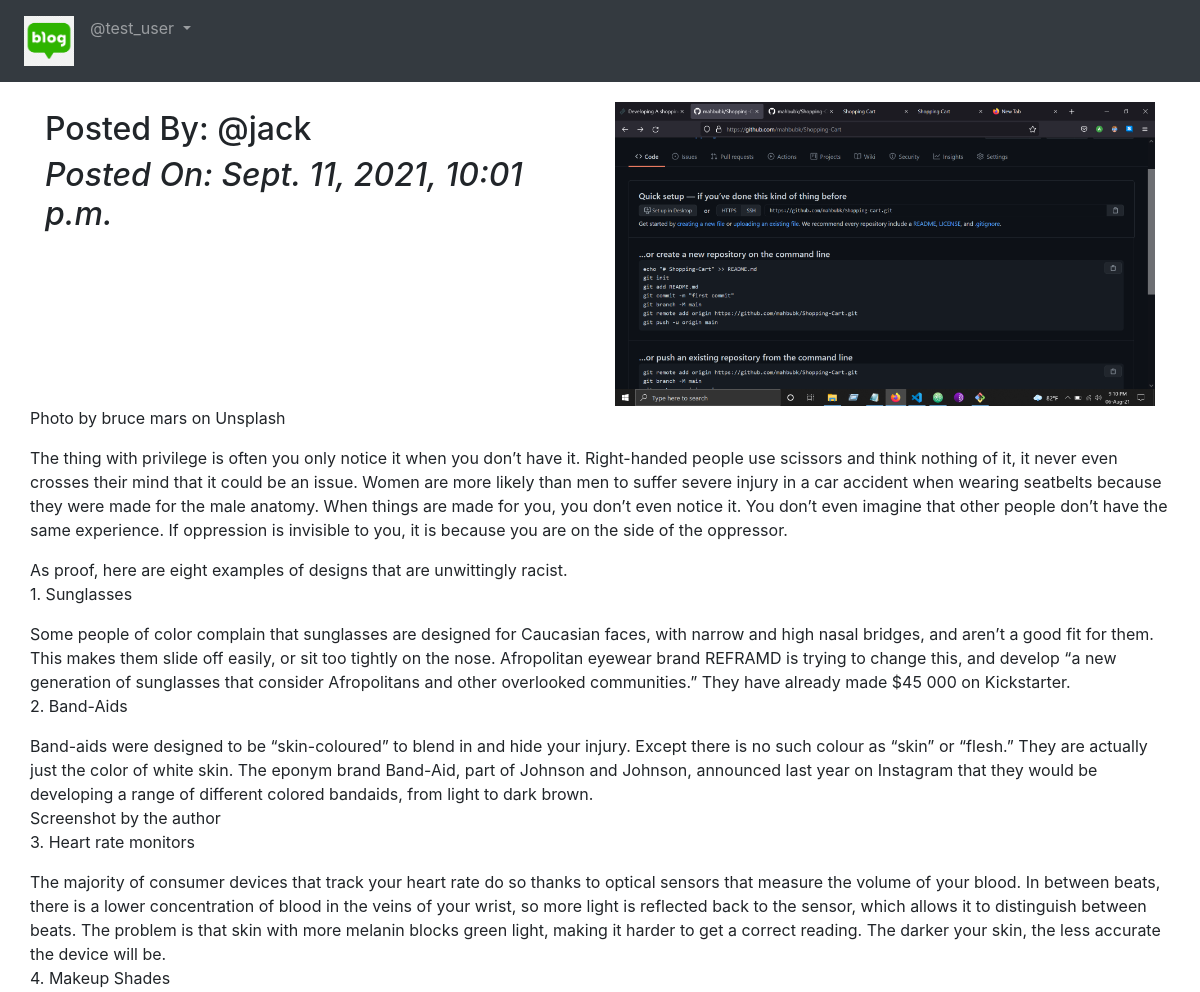
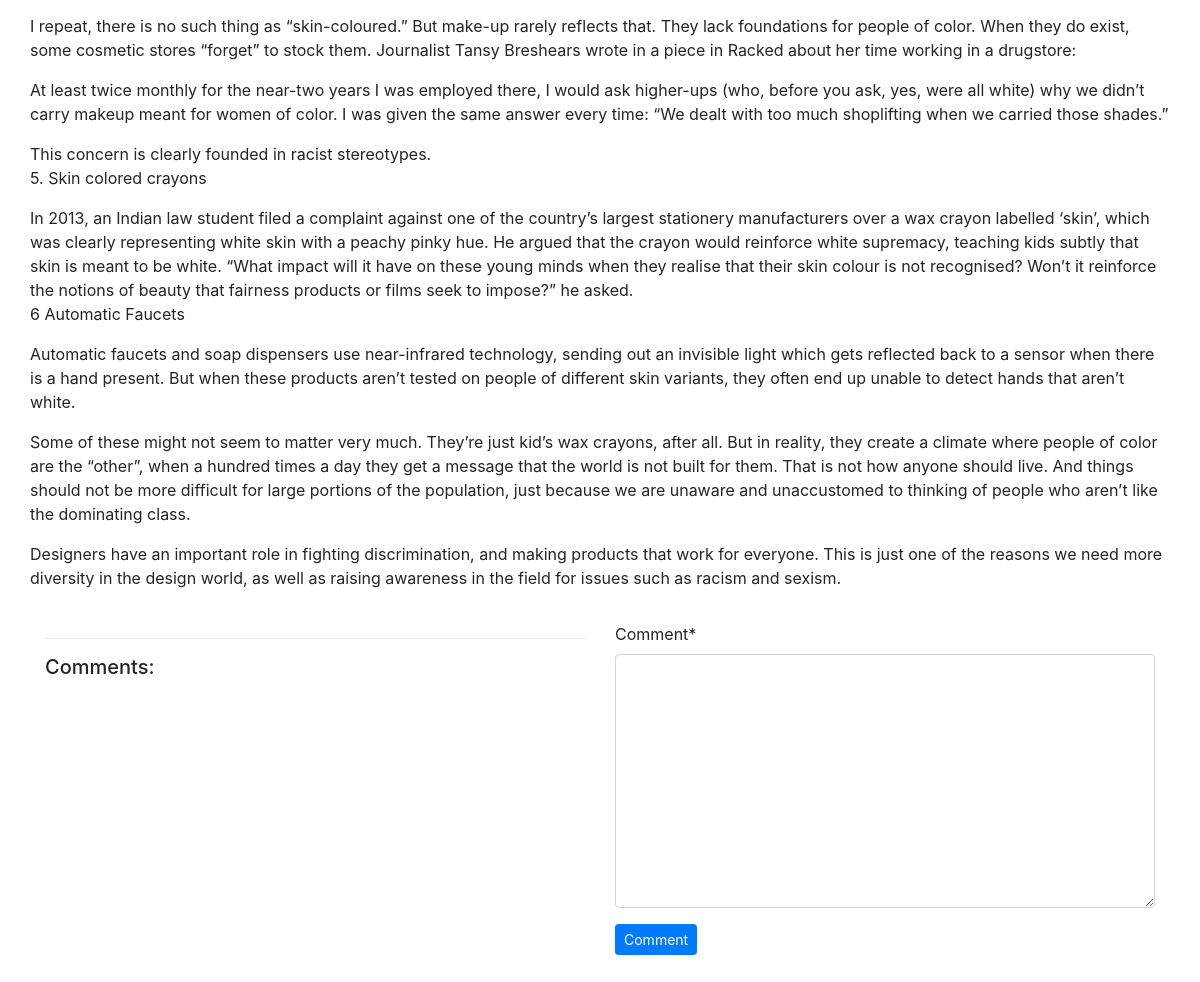
Screenshot of /blog/details/dont-do-it-34ff78d5-6799-47ce-8480-454d4d99f582 (signed in) with the database file from the repository (2 pictures, top to bottom).
### App_Blog/models.py (models this page shows, shortened)
class Blog(models.Model):
    author = models.ForeignKey(User, on_delete=models.CASCADE, related_name='post_author')
    blog_title = models.CharField(max_length=264, verbose_name='Put a Title')
    slug = models.SlugField(max_length=264, unique=True)
    blog_content = models.TextField(verbose_name='What is on your mind?')
    blog_image = models.ImageField(upload_to='blog_images', verbose_name='Image')
    publish_date = models.DateTimeField(auto_now_add=True)
    update_date = models.DateTimeField(auto_now=True)
    class Meta:
        ordering = ['-publish_date',]

### App_Blog/views.py (the view, shortened to what this page needs)
# urls.py: path('details/<slug:slug>', views.blog_details, name='blog_details'),
@login_required
def blog_details(request, slug):
    blog = Blog.objects.get(slug=slug)
    comment_form = CommentForm()
    return render(request, 'App_Blog/blog_details.html', context={'blog':blog, 'comment_form':comment_form})

### App_Blog/forms.py
class CommentForm(forms.ModelForm):
    class Meta:
        model = Comment
        fields = ('comment',)

### templates/App_Blog/blog_details.html (shortened to what this page needs)
{% extends 'base.html' %}
{% load crispy_forms_tags %}
{% block body_block %}
<div class="row">
  <div class="col-sm-6">
    <h2>Posted By: @{{ blog.author }}</h2>
    <i><h2>Posted On: {{ blog.publish_date }}</h2></i>
  </div>
  <div class="col-sm-6">
    <img src="/media/{{ blog.blog_image }}" width="100%">
  </div>
   <p>{{ blog.blog_content|linebreaks }}</p>
</div>
<div class="row">
   <div class="col-sm-6">
     <hr>
     <h5>Comments:</h5>
   </div>
   <div class="col-sm-6">
     <form method="POST">
       {{ comment_form|crispy }}
       <button type="submit" class="btn btn-primary btn-sm">Comment</button>
     </form>
   </div>
 </div>
 <br>
 <br>
{% endblock %}

### templates/base.html (shortened to what this page needs)
<!DOCTYPE html>
{% load static %}
<html lang="en" dir="ltr">
<head>
  <link rel="stylesheet" href="https://maxcdn.bootstrapcdn.com/bootstrap/4.4.1/css/bootstrap.min.css">
  <link href="https://maxcdn.bootstrapcdn.com/font-awesome/4.7.0/css/font-awesome.min.css" rel="stylesheet">
</head>
<body>
  <nav class="navbar navbar-expand-sm bg-dark navbar-dark">
    <ul class="navbar-nav">
      <li class="nav-item active">
        <a class="nav-link" href="{% url 'index' %}"><img src="/media/logo.png" width="50px"></a>
      </li>
      {% if user.is_authenticated %}
      <div class="nav-item dropdown">
        <a class="nav-link dropdown-toggle" href="#" id="navbardrop" data-toggle="dropdown">
          @{{user.username}}
        </a>
      </div>
      {% endif %}
    </ul>
  </nav>
  <div class="container" style="padding-top:20px">
    {% block body_block %}
    {% endblock %}
  </div>
</body>
</html>

### rows the page displays
Blog: author "jack", publish_date "Sept. 11, 2021, 10:01 p.m.", blog_image (picture), blog_content "Photo by bruce mars on Unsplash The thing with privilege is often you only notice it when you don’t have it. Right-handed people use scissors and think nothing of it, it never even crosses their mind that it could be an issue. Women are more likely than men to suffer severe injury in a car accident when wearing seatbelts because they were made for the male anatomy. When things are made for you, you don’t even notice it. You don’t even imagine that other people don’t have the same experience. If oppression is invisible to you, it is because you are on the side of the oppressor. As proof, here are eight examples of designs that are unwittingly racist. 1. Sunglasses Some people of color…"

### other values shown
{{ user.username }} "test_user"
